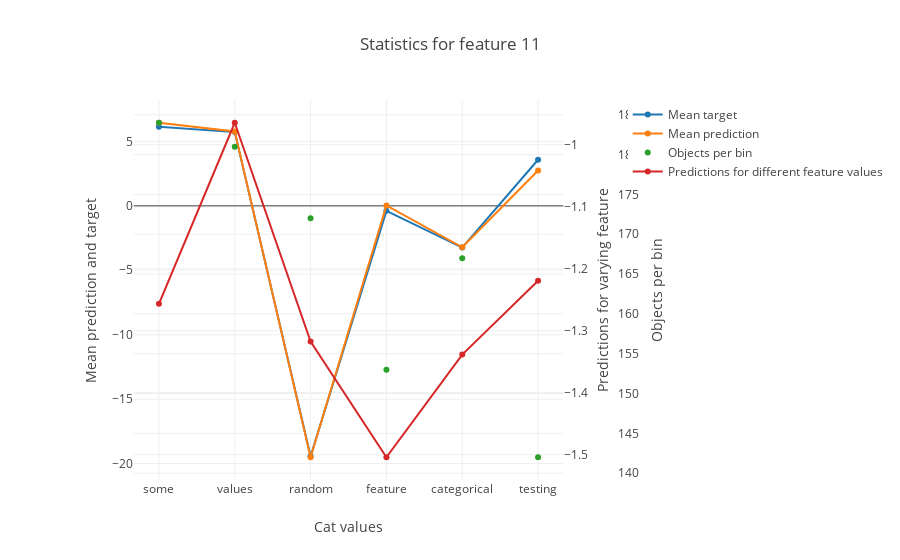

Notebook code for this chart:
### Markdown cell above
#### One-Hot feature

### Code cell
feature_num = 'CatColumn_2'
res = model.get_binarized_statistics(X, y, feature_num, cat_feature_values=cat_values_2, plot=True)

### Figure 1 — Plotly figure (JSON) as saved in the notebook; plotly's stock layout.template omitted (floating-point values rounded to 4 significant figures)
{"data": [{"mode": "lines+markers", "name": "Mean target", "type": "scatter", "uid": "eeb05519-bd48-4f3c-8419-6e24ec662bdb", "x": ["some", "values", "random", "feature", "categorical", "testing"], "xaxis": "x", "y": [6.136, 5.72, -19.43, -0.3885, -3.235, 3.573], "yaxis": "y"}, {"mode": "lines+markers", "name": "Mean prediction", "type": "scatter", "uid": "a4422a74-1e92-4941-9f1a-9b13273204c6", "x": ["some", "values", "random", "feature", "categorical", "testing"], "xaxis": "x", "y": [6.445, 5.764, -19.51, 0.03379, -3.218, 2.743], "yaxis": "y"}, {"mode": "markers", "name": "Objects per bin", "type": "scatter", "uid": "62ad379b-4fc9-40d4-8aa3-b0cd247c891a", "x": ["some", "values", "random", "feature", "categorical", "testing"], "xaxis": "x", "y": [184, 181, 172, 153, 167, 142], "yaxis": "y2"}, {"mode": "lines+markers", "name": "Predictions for different feature values", "type": "scatter", "uid": "d96b067b-6a8c-481e-8bea-5abe63f1a6cf", "x": ["some", "values", "random", "feature", "categorical", "testing"], "xaxis": "x", "y": [-1.257, -0.9645, -1.318, -1.504, -1.339, -1.219, 0], "yaxis": "y3"}], "layout": {"title": {"text": "Statistics for feature 11"}, "xaxis": {"domain": [0.1, 0.9], "title": {"text": "Cat values"}}, "yaxis": {"side": "left", "title": {"text": "Mean prediction and target"}}, "yaxis2": {"overlaying": "y", "position": 1, "side": "right", "title": {"text": "Objects per bin"}}, "yaxis3": {"anchor": "x", "overlaying": "y", "position": 1, "side": "right", "title": {"text": "Predictions for varying feature"}}}}
